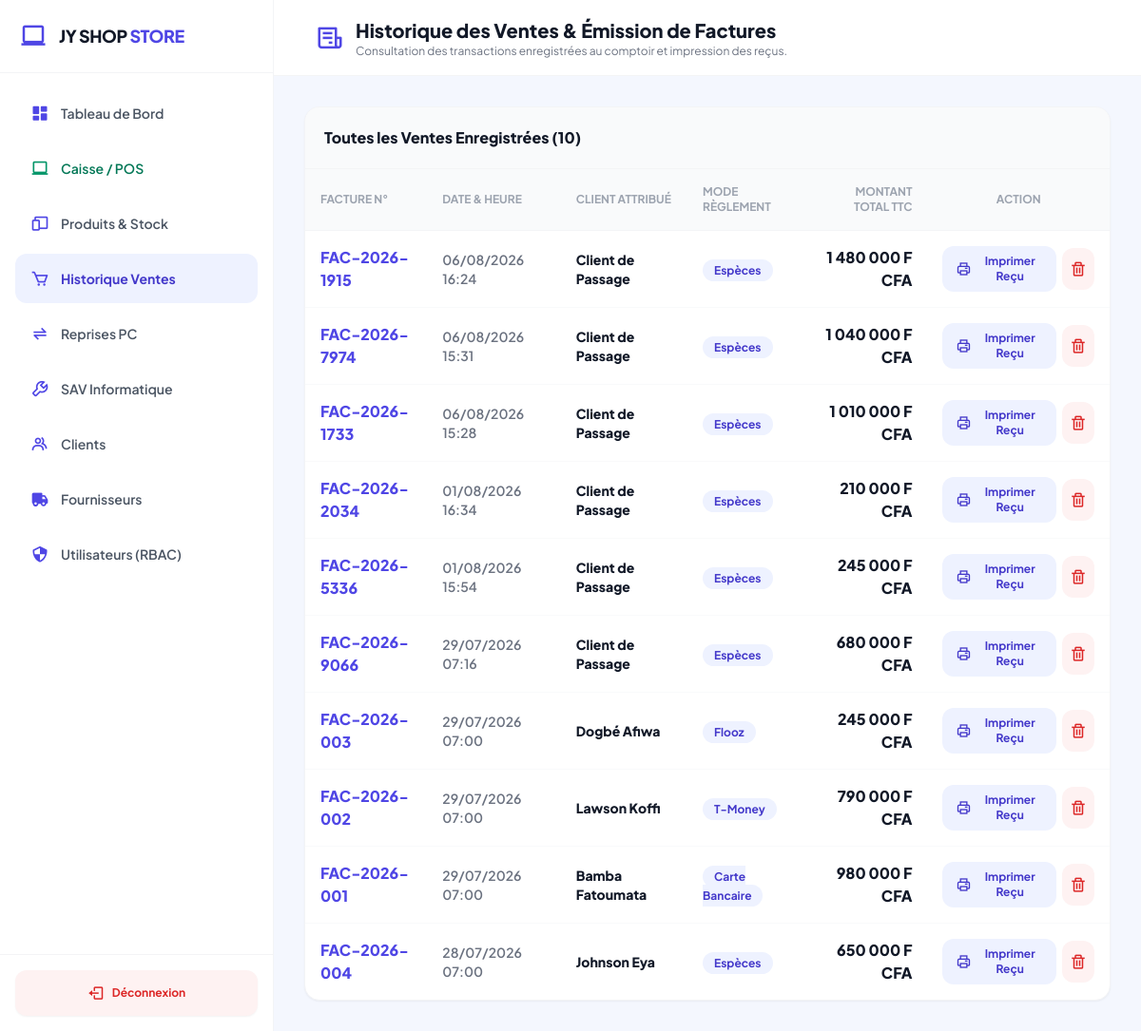
Page /ventes.php (signed in) on the committed database.
### tables this page shows
CREATE TABLE IF NOT EXISTS `table_ventes` (
  `id_vente` int NOT NULL AUTO_INCREMENT,
  `code_facture` varchar(50) NOT NULL,
  `id_client` int DEFAULT NULL,
  `id_user` int NOT NULL,
  `total_ht` decimal(12,2) NOT NULL DEFAULT '0.00',
  `remise` decimal(12,2) NOT NULL DEFAULT '0.00',
  `total_ttc` decimal(12,2) NOT NULL,
  `mode_paiement` enum('Espèces','Flooz','T-Money','Carte Bancaire') DEFAULT 'Espèces',
  `date_vente` datetime DEFAULT CURRENT_TIMESTAMP,
  PRIMARY KEY (`id_vente`),
  UNIQUE KEY `code_facture` (`code_facture`),
  KEY `id_client` (`id_client`),
  KEY `id_user` (`id_user`)
);

### ventes.php (the view, shortened to what this page needs)
<?php
require_once __DIR__ . '/config/connexion.php';
$stmtV = $pdo->query("
    SELECT v.*, COALESCE(CONCAT(c.nom, ' ', c.prenom), 'Client de Passage') as client_nom
    FROM table_ventes v
    LEFT JOIN table_clients c ON v.id_client = c.id_client
    ORDER BY v.date_vente DESC
");
$ventes = $stmtV->fetchAll();
?>
<!DOCTYPE html>
<html lang="fr">
<head>
    <script src="https://cdn.tailwindcss.com"></script>
    <link href="https://unpkg.com/boxicons@2.1.4/css/boxicons.min.css" rel="stylesheet">
</head>
<body class="flex h-screen overflow-hidden text-gray-800 text-sm">
    <?php include __DIR__ . '/sidebar.php'; ?>
    <main class="flex-1 flex flex-col h-screen overflow-y-auto">
        <header class="h-20 bg-white border-b border-gray-100 flex items-center justify-between px-4 sm:px-8 flex-shrink-0 sticky top-0 z-20">
            <div class="flex items-center space-x-3">
                <i class='bx bx-receipt text-2xl sm:text-3xl text-indigo-600 hidden sm:inline-block'></i>
                <div>
                    <h1 class="text-base sm:text-xl font-extrabold text-gray-900 leading-tight">Historique des Ventes & Émission de Factures</h1>
                    <p class="text-xs text-gray-500 hidden sm:block">Consultation des transactions enregistrées au comptoir et impression des reçus.</p>
                </div>
            </div>
        </header>
        <div class="p-8 space-y-6 flex-1">
            <div class="bg-white rounded-2xl shadow-sm border border-gray-100 overflow-hidden">
                <div class="p-5 border-b border-gray-100 flex justify-between items-center bg-gray-50">
                    <h3 class="text-base font-extrabold text-gray-900">Toutes les Ventes Enregistrées (<?php echo count($ventes); ?>)</h3>
                </div>
                <div class="overflow-x-auto">
                    <table class="w-full text-left text-sm border-collapse min-w-[700px]">
                        <thead>
                            <tr class="bg-gray-50 text-gray-400 uppercase text-xs border-b border-gray-100">
                                <th class="p-4">Facture N°</th>
                                <th class="p-4">Date & Heure</th>
                                <th class="p-4">Client Attribué</th>
                                <th class="p-4">Mode Règlement</th>
                                <th class="p-4 text-right">Montant Total TTC</th>
                                <th class="p-4 text-center">Action</th>
                            </tr>
                        </thead>
                        <tbody class="divide-y divide-gray-50">
                            <?php foreach ($ventes as $v): ?>
                                <tr class="hover:bg-gray-50/50 transition">
                                    <td class="p-4 font-black text-indigo-600 text-base"><?php echo htmlspecialchars($v['code_facture']); ?></td>
                                    <td class="p-4 text-gray-500 font-semibold"><?php echo date('d/m/Y H:i', strtotime($v['date_vente'])); ?></td>
                                    <td class="p-4 font-extrabold text-gray-900"><?php echo htmlspecialchars($v['client_nom']); ?></td>
                                    <td class="p-4">
                                        <span class="px-3 py-1 bg-indigo-50 text-indigo-700 font-bold rounded-xl text-xs">
                                            <?php echo htmlspecialchars($v['mode_paiement']); ?>
                                        </span>
                                    </td>
                                    <td class="p-4 text-right font-black text-gray-900 text-base"><?php echo number_format($v['total_ttc'], 0, ',', ' '); ?> F CFA</td>
                                    <td class="p-4 text-center">
                                        <div class="flex items-center justify-center space-x-1.5">
                                            <a href="facture.php?id=<?php echo $v['id_vente']; ?>" target="_blank" class="px-3.5 py-2 bg-indigo-50 text-indigo-700 hover:bg-indigo-600 hover:text-white font-bold rounded-xl transition text-xs inline-flex items-center">
                                                <i class='bx bx-printer mr-1.5 text-base'></i> Imprimer Reçu
                                            </a>
                                            <form action="traitement.php" method="POST" onsubmit="return confirm('Annuler/Supprimer cette vente de l\'historique et réintégrer les articles au stock ?');" class="inline">
                                                <button type="submit" title="Annuler cette vente & réintégrer le stock" class="p-2 bg-red-50 hover:bg-red-600 hover:text-white text-red-600 rounded-xl font-bold transition">
                                                    <i class='bx bx-trash text-lg'></i>
                                                </button>
                                            </form>
                                        </div>
                                    </td>
                                </tr>
                            <?php endforeach; ?>
                        </tbody>
                    </table>
                </div>
            </div>
        </div>
    </main>
</body>
</html>

### ventes.php (style rules this page uses)
body { background-color: #f4f7fe; font-family: 'Plus Jakarta Sans', sans-serif; }

### rows in the picture
table_ventes: code_facture "FAC-2026-1915", date_vente "06/08/2026 16:24", client_nom "Client de Passage", mode_paiement "Espèces", total_ttc "1 480 000"
table_ventes: code_facture "FAC-2026-7974", date_vente "06/08/2026 15:31", client_nom "Client de Passage", mode_paiement "Espèces", total_ttc "1 040 000"
table_ventes: code_facture "FAC-2026-1733", date_vente "06/08/2026 15:28", client_nom "Client de Passage", mode_paiement "Espèces", total_ttc "1 010 000"
table_ventes: code_facture "FAC-2026-2034", date_vente "01/08/2026 16:34", client_nom "Client de Passage", mode_paiement "Espèces", total_ttc "210 000"
table_ventes: code_facture "FAC-2026-5336", date_vente "01/08/2026 15:54", client_nom "Client de Passage", mode_paiement "Espèces", total_ttc "245 000"
table_ventes: code_facture "FAC-2026-9066", date_vente "29/07/2026 07:16", client_nom "Client de Passage", mode_paiement "Espèces", total_ttc "680 000"
table_ventes: code_facture "FAC-2026-003", date_vente "29/07/2026 07:00", client_nom "Dogbé Afiwa", mode_paiement "Flooz", total_ttc "245 000"
table_ventes: code_facture "FAC-2026-002", date_vente "29/07/2026 07:00", client_nom "Lawson Koffi", mode_paiement "T-Money", total_ttc "790 000"
table_ventes: code_facture "FAC-2026-001", date_vente "29/07/2026 07:00", client_nom "Bamba Fatoumata", mode_paiement "Carte Bancaire", total_ttc "980 000"
table_ventes: code_facture "FAC-2026-004", date_vente "28/07/2026 07:00", client_nom "Johnson Eya", mode_paiement "Espèces", total_ttc "650 000"

### other values in the picture
count($ventes) "10"
